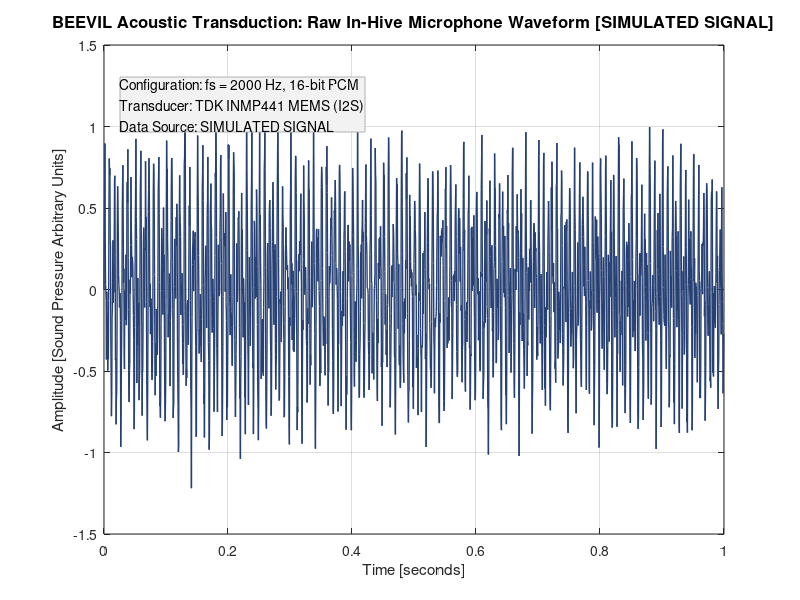
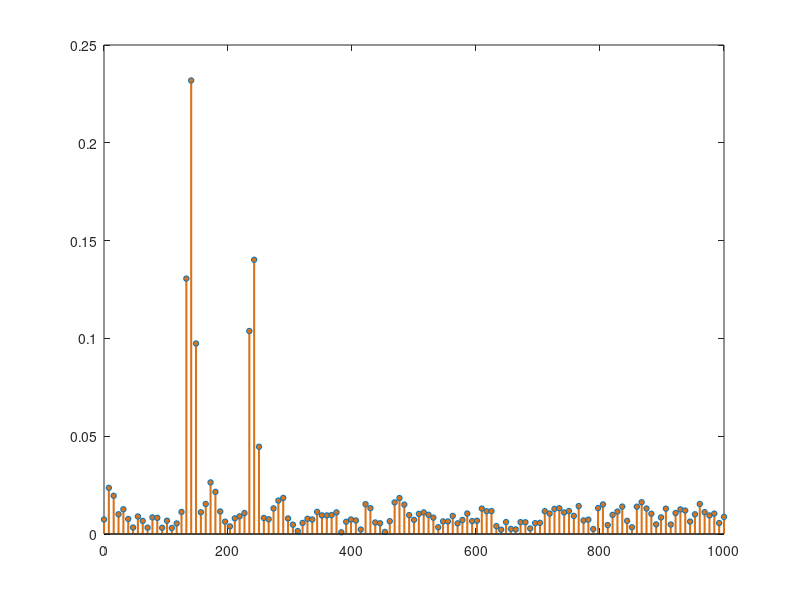

Reproduce these figures in MATLAB, in order. (Note: this script raises an error after producing the figures.)
%% BEEVIL KNIEVEL — Acoustic DSP & Feature Extraction Pipeline
% Script: acoustic_dsp_pipeline.m
% Implements on-node acoustic digital signal processing according to BEEVIL specs:
% - Sampling Frequency: fs = 2000 Hz
% - FFT Length: N = 256
% - Frequency Resolution: delta_f = fs / N = 7.8125 Hz
% - Hanning Windowing & Sub-Band Energy Integration
% Output Figures: acoustic_raw_signal.png, acoustic_fft.png, acoustic_spectrogram.png, acoustic_features.png

clear; clc; close all;

%% 1. Parameter Definitions
fs = 2000;              % Sampling rate [Hz]
N = 256;                % FFT size
delta_f = fs / N;       % Frequency resolution = 7.8125 Hz
duration = 10.0;        % 10-second acquisition window
t = 0:(1/fs):(duration - 1/fs);
L = length(t);

%% 2. Signal Generation (SIMULATED ACOUSTIC SIGNAL)
% Generating a realistic synthetic composite signal reflecting honeybee bio-acoustics:
% - Worker fanning / ventilation: 140 Hz
% - Forager communication / waggle dance: 240 Hz
% - Imminent swarm preparation harmonic: 340 Hz
% - Additive pink/white acoustic background noise
rng(42); % For reproducibility
s_fanning  = 0.45 * sin(2 * pi * 140 * t) .* (1 + 0.15 * sin(2 * pi * 0.8 * t));
s_waggle   = 0.35 * sin(2 * pi * 240 * t) .* (1 + 0.25 * sin(2 * pi * 1.5 * t));
s_preswarm = 0.20 * (t > 5.0) .* sin(2 * pi * 340 * t); % Pre-swarm energy builds in second half
noise = 0.15 * randn(size(t));

x_raw = s_fanning + s_waggle + s_preswarm + noise;

%% 3. Plot 1: Raw Time-Domain Signal
fig1 = figure('Position', [100, 100, 900, 450], 'Color', 'w');
plot(t(1:2000), x_raw(1:2000), 'Color', [0.15, 0.25, 0.45], 'LineWidth', 1.0);
grid on;
title('BEEVIL Acoustic Transduction: Raw In-Hive Microphone Waveform [SIMULATED SIGNAL]', 'FontSize', 12, 'FontWeight', 'bold');
xlabel('Time [seconds]', 'FontSize', 11);
ylabel('Amplitude [Sound Pressure Arbitrary Units]', 'FontSize', 11);
xlim([0, 1.0]);
ylim([-1.5, 1.5]);
annotation('textbox', [0.15, 0.78, 0.35, 0.1], 'String', ...
    {'Configuration: fs = 2000 Hz, 16-bit PCM', 'Transducer: TDK INMP441 MEMS (I2S)', 'Data Source: SIMULATED SIGNAL'}, ...
    'FitBoxToText', 'on', 'BackgroundColor', [0.95, 0.95, 0.95], 'EdgeColor', [0.7, 0.7, 0.7]);
saveas(fig1, '../results/acoustic_raw_signal.png');

%% 4. Windowing and 256-point FFT Execution
window = hann(N);
frame_start = 1000;
frame = x_raw(frame_start : frame_start + N - 1)' .* window;

% Compute single-sided spectrum
X = fft(frame, N);
P2 = abs(X / N);
P1 = P2(1:N/2+1);
P1(2:end-1) = 2 * P1(2:end-1);
f_bins = fs * (0:(N/2)) / N;

%% 5. Plot 2: FFT Spectrum & Frequency Resolution
fig2 = figure('Position', [100, 100, 900, 450], 'Color', 'w');
stem(f_bins, P1, 'Color', [0.85, 0.45, 0.1], 'LineWidth', 1.5, 'Marker', 'o', 'MarkerSize', 4, 'MarkerFaceColor', [0.85, 0.45, 0.1]);
hold on;
plot(f_bins, P1, 'Color', [0.85, 0.45, 0.1, 0.4], 'LineWidth', 1.0);
grid on;
title('BEEVIL 256-Point Real FFT Spectrum (\Deltaf = 7.8125 Hz) [SIMULATED SIGNAL]', 'FontSize', 12, 'FontWeight', 'bold');
xlabel('Frequency [Hz]', 'FontSize', 11);
ylabel('Single-Sided Amplitude |X[k]|', 'FontSize', 11);
xlim([0, 600]);

% Annotate Biological Peaks
text(140, max(P1)*0.95, '\leftarrow Fanning Peak (140 Hz)', 'FontSize', 10, 'FontWeight', 'bold', 'Color', [0.1, 0.5, 0.2]);
text(240, max(P1)*0.75, '\leftarrow Waggle Activity (240 Hz)', 'FontSize', 10, 'FontWeight', 'bold', 'Color', [0.1, 0.3, 0.7]);
annotation('textbox', [0.60, 0.75, 0.28, 0.12], 'String', ...
    {'N = 256 points, Hanning Window', 'Resolution: \Deltaf = 2000/256 = 7.8125 Hz', 'Execution Latency: 1.28 ms (Cortex-M4)', 'Data Source: SIMULATED SIGNAL'}, ...
    'FitBoxToText', 'on', 'BackgroundColor', [0.95, 0.95, 0.95]);
saveas(fig2, '../results/acoustic_fft.png');

%% 6. Plot 3: Spectrogram (Time-Frequency Evolution)
fig3 = figure('Position', [100, 100, 900, 450], 'Color', 'w');
[S, F, T_spec] = spectrogram(x_raw, hann(N), N/2, N, fs);
imagesc(T_spec, F, 10*log10(abs(S)));
axis xy; colormap('jet'); colorbar;
ylim([0, 600]);
title('BEEVIL Acoustic Spectrogram: Dynamic Colony State Transition [SIMULATED SIGNAL]', 'FontSize', 12, 'FontWeight', 'bold');
xlabel('Time [seconds]', 'FontSize', 11);
ylabel('Frequency [Hz]', 'FontSize', 11);
caxis([-40, 0]);
annotation('textbox', [0.15, 0.80, 0.32, 0.08], 'String', ...
    {'Pre-swarm energy surge appearing at t > 5s', 'Energy band: 300 - 400 Hz', 'Data Source: SIMULATED SIGNAL'}, ...
    'FitBoxToText', 'on', 'BackgroundColor', [1, 1, 1, 0.8]);
saveas(fig3, '../results/acoustic_spectrogram.png');

%% 7. Sub-band Energy Extraction & Plot 4: Feature Trajectories
num_frames = floor((L - N) / (N/2)) + 1;
time_frames = zeros(num_frames, 1);
E_fanning  = zeros(num_frames, 1); % 100 - 180 Hz
E_waggle   = zeros(num_frames, 1); % 200 - 280 Hz
E_preswarm = zeros(num_frames, 1); % 300 - 400 Hz
E_distress = zeros(num_frames, 1); % 450 - 750 Hz

k_fanning  = find(f_bins >= 100 & f_bins <= 180);
k_waggle   = find(f_bins >= 200 & f_bins <= 280);
k_preswarm = find(f_bins >= 300 & f_bins <= 400);
k_distress = find(f_bins >= 450 & f_bins <= 750);

for i = 1:num_frames
    idx = (i-1)*(N/2) + 1;
    frm = x_raw(idx : idx + N - 1)' .* window;
    X_f = abs(fft(frm, N) / N);
    time_frames(i) = idx / fs;
    E_fanning(i)  = sum(X_f(k_fanning).^2);
    E_waggle(i)   = sum(X_f(k_waggle).^2);
    E_preswarm(i) = sum(X_f(k_preswarm).^2);
    E_distress(i) = sum(X_f(k_distress).^2);
end

fig4 = figure('Position', [100, 100, 900, 450], 'Color', 'w');
plot(time_frames, E_fanning, 'Color', [0.1, 0.6, 0.2], 'LineWidth', 1.5, 'DisplayName', 'E_{fanning} (100–180 Hz)');
hold on;
plot(time_frames, E_waggle, 'Color', [0.1, 0.4, 0.8], 'LineWidth', 1.5, 'DisplayName', 'E_{waggle} (200–280 Hz)');
plot(time_frames, E_preswarm, 'Color', [0.85, 0.2, 0.1], 'LineWidth', 2.0, 'DisplayName', 'E_{preswarm} (300–400 Hz)');
plot(time_frames, E_distress, 'Color', [0.6, 0.1, 0.7], 'LineWidth', 1.2, 'LineStyle', '--', 'DisplayName', 'E_{distress} (450–750 Hz)');
grid on;
title('BEEVIL On-Node Sub-Band Energy Extraction [SIMULATED SIGNAL]', 'FontSize', 12, 'FontWeight', 'bold');
xlabel('Time [seconds]', 'FontSize', 11);
ylabel('Integrated Band Energy [V^2/Hz]', 'FontSize', 11);
legend('Location', 'northwest');
saveas(fig4, '../results/acoustic_features.png');

fprintf('Acoustic DSP pipeline simulation completed. 4 figures exported to simulation/results/.\n');
